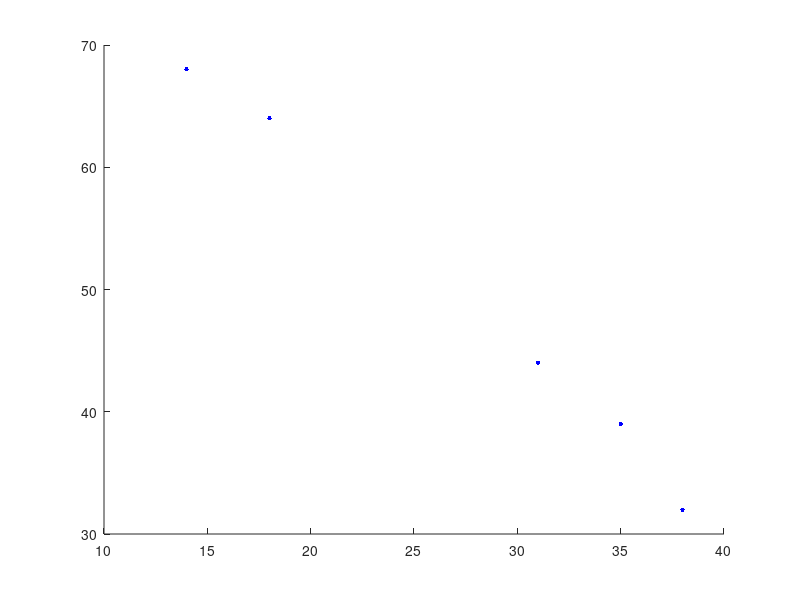

This chart was generated by the following MATLAB code: (Note: this script raises an error after producing the figure.)
% prevent the previous plot from dessapearing
% when the next one comes forward
hold on;

marksize = 10;
linewidth = 2;

% load the dataset (x and y vectors)
% load('data/data1.mat');
load('data/data12.mat');

% plot the dataset
for i = 1:length(x)
	plot(x(i), y(i), 'b', 'markersize', marksize);
end;

% plot Lagrange
a = min(x);
b = max(x);
step = (b - a) / 100;

interval = [a:step:b];
plot(interval, lagrange(x, y, interval),
	'b', 'linewidth', linewidth);

% get values to plot
satisfied = false;
while !satisfied
	printf('Input some x-values from the interval [%0.1f; %0.1f].\n', a, b);
	printf('Hint: Use Octave vector format to input more than one value.\n');
	x_val = input('');
	printf('\n');

	satisfied = true;

	for i = 1:length(x_val)
		if (x_val(i) < a || x_val(i) > b)
			printf('Your values exceed the interval. Try again\n\n');
			satisfied = false;
			break;
		endif;
	end;
end;

% plot requested values
for i = 1:length(x_val)
	x0 = x_val(i);
	L = lagrange(x, y, x0);
	plot(x0, L, 'r', 'markersize', marksize);
	printf('L(%d) = %d\n', x0, L);
end;